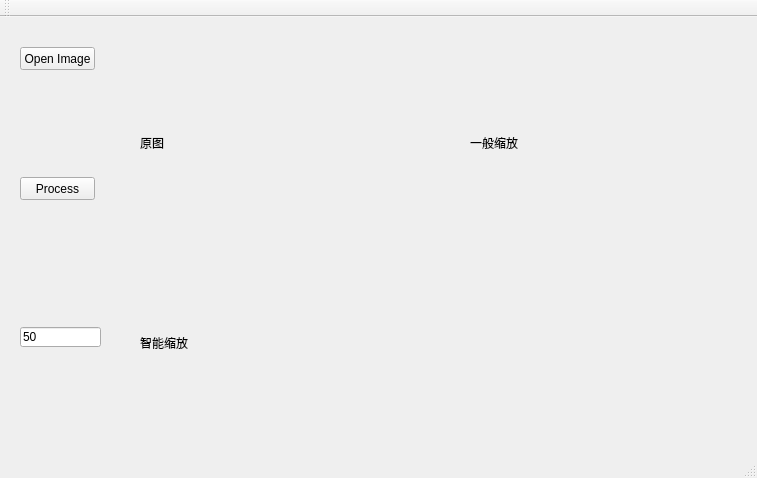
<?xml version="1.0" encoding="UTF-8"?>
<ui version="4.0">
 <class>MainWindow</class>
 <widget class="QMainWindow" name="MainWindow">
  <property name="geometry">
   <rect>
    <x>0</x>
    <y>0</y>
    <width>757</width>
    <height>478</height>
   </rect>
  </property>
  <property name="windowTitle">
   <string>MainWindow</string>
  </property>
  <widget class="QWidget" name="centralWidget">
   <widget class="QPushButton" name="pushButton">
    <property name="geometry">
     <rect>
      <x>20</x>
      <y>30</y>
      <width>75</width>
      <height>23</height>
     </rect>
    </property>
    <property name="text">
     <string>Open Image</string>
    </property>
   </widget>
   <widget class="QPushButton" name="pushButton_2">
    <property name="geometry">
     <rect>
      <x>20</x>
      <y>160</y>
      <width>75</width>
      <height>23</height>
     </rect>
    </property>
    <property name="text">
     <string>Process</string>
    </property>
   </widget>
   <widget class="QLabel" name="label">
    <property name="geometry">
     <rect>
      <x>140</x>
      <y>30</y>
      <width>271</width>
      <height>191</height>
     </rect>
    </property>
    <property name="text">
     <string>原图</string>
    </property>
   </widget>
   <widget class="QLabel" name="label_2">
    <property name="geometry">
     <rect>
      <x>470</x>
      <y>30</y>
      <width>271</width>
      <height>191</height>
     </rect>
    </property>
    <property name="text">
     <string>一般缩放</string>
    </property>
   </widget>
   <widget class="QLabel" name="label_3">
    <property name="geometry">
     <rect>
      <x>140</x>
      <y>230</y>
      <width>271</width>
      <height>191</height>
     </rect>
    </property>
    <property name="text">
     <string>智能缩放</string>
    </property>
   </widget>
   <widget class="QLineEdit" name="lineEdit">
    <property name="geometry">
     <rect>
      <x>20</x>
      <y>310</y>
      <width>81</width>
      <height>20</height>
     </rect>
    </property>
    <property name="text">
     <string>50</string>
    </property>
   </widget>
  </widget>
  <widget class="QToolBar" name="mainToolBar">
   <attribute name="toolBarArea">
    <enum>TopToolBarArea</enum>
   </attribute>
   <attribute name="toolBarBreak">
    <bool>false</bool>
   </attribute>
  </widget>
  <widget class="QStatusBar" name="statusBar"/>
 </widget>
 <layoutdefault spacing="6" margin="11"/>
 <resources/>
 <connections>
  <connection>
   <sender>pushButton</sender>
   <signal>clicked()</signal>
   <receiver>MainWindow</receiver>
   <slot>OpenImageClicked()</slot>
   <hints>
    <hint type="sourcelabel">
     <x>79</x>
     <y>74</y>
    </hint>
    <hint type="destinationlabel">
     <x>84</x>
     <y>120</y>
    </hint>
   </hints>
  </connection>
  <connection>
   <sender>pushButton_2</sender>
   <signal>clicked()</signal>
   <receiver>MainWindow</receiver>
   <slot>ProcessClicked()</slot>
   <hints>
    <hint type="sourcelabel">
     <x>73</x>
     <y>203</y>
    </hint>
    <hint type="destinationlabel">
     <x>97</x>
     <y>256</y>
    </hint>
   </hints>
  </connection>
 </connections>
 <slots>
  <signal>signal1()</signal>
  <slot>OpenImageClicked()</slot>
  <slot>ProcessClicked()</slot>
 </slots>
</ui>
